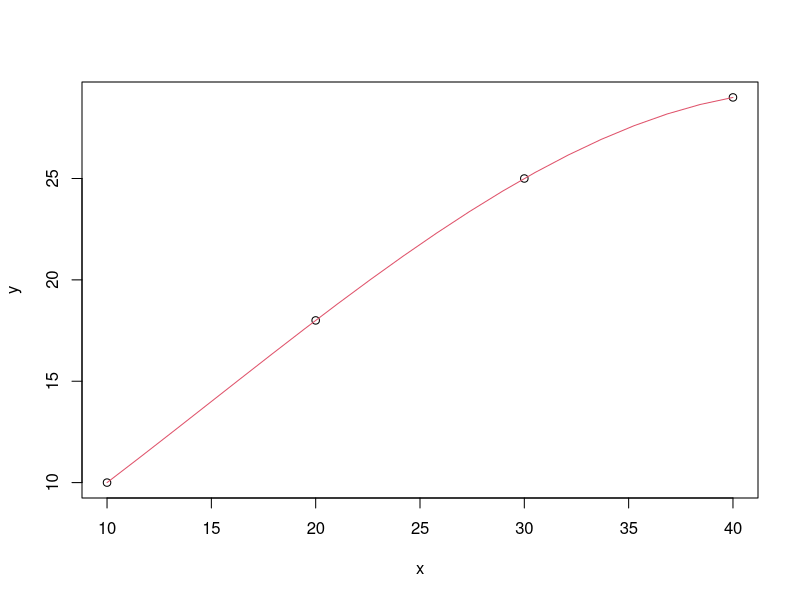
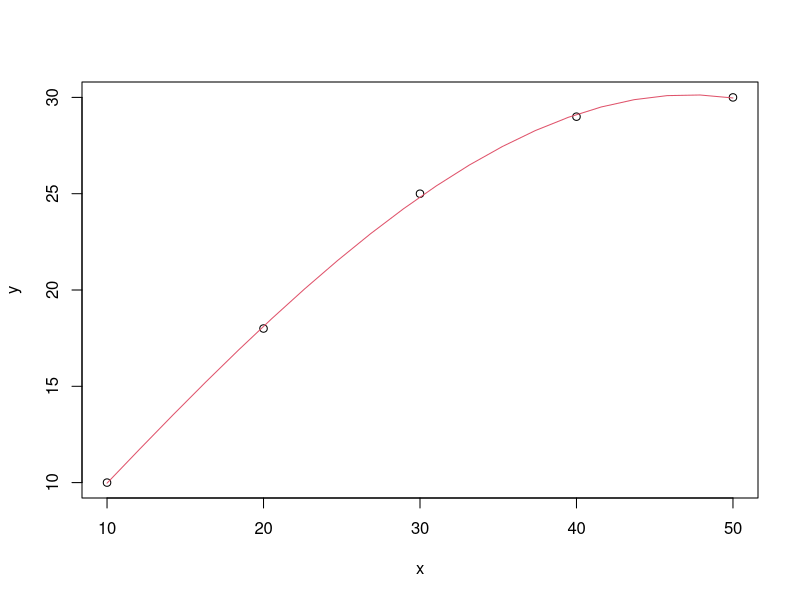
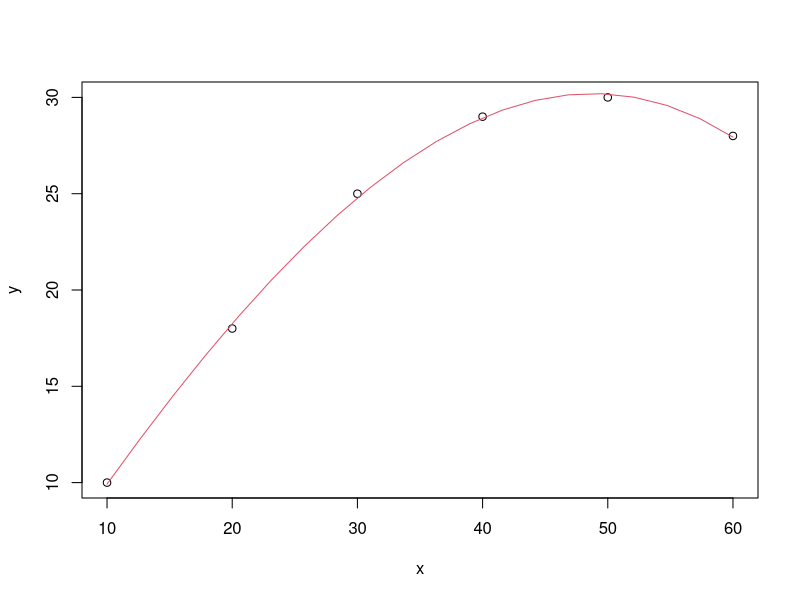
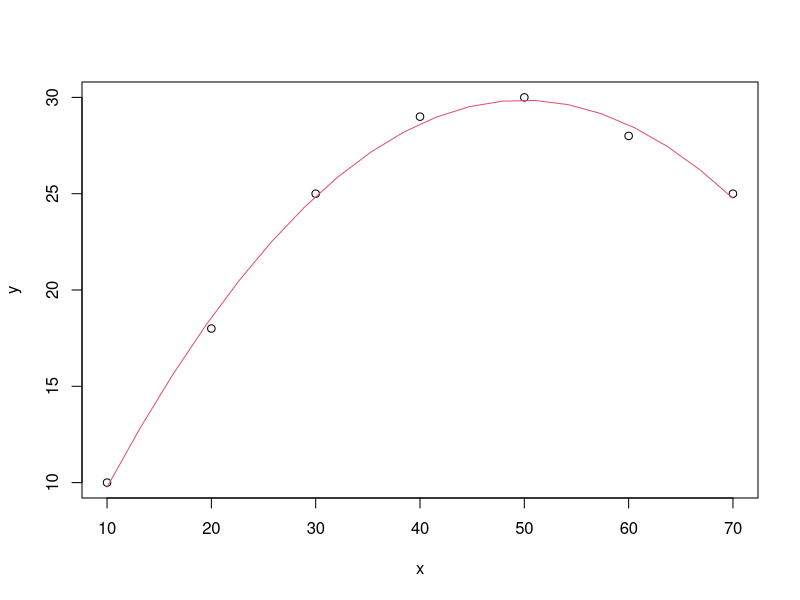
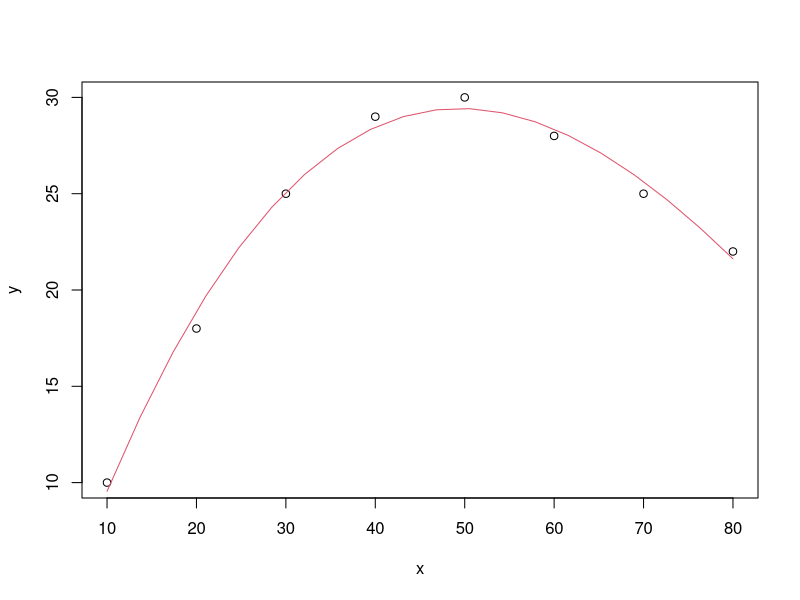
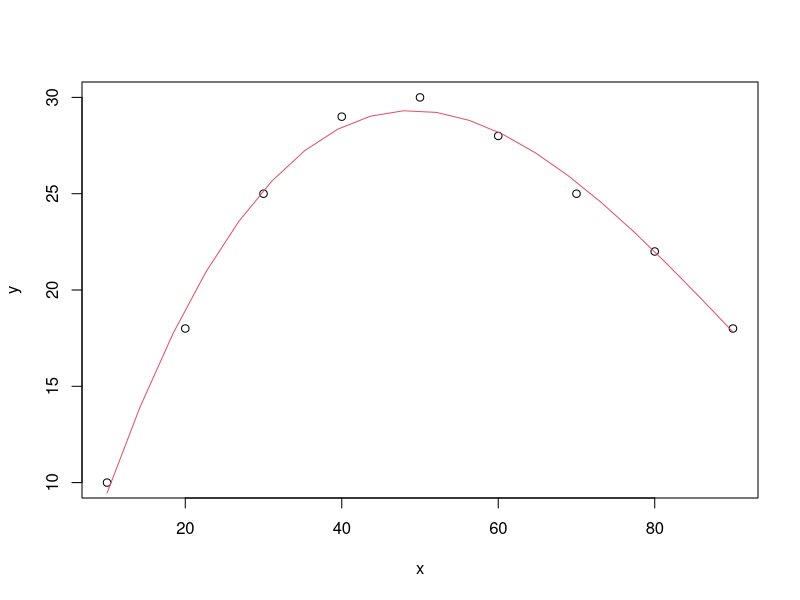
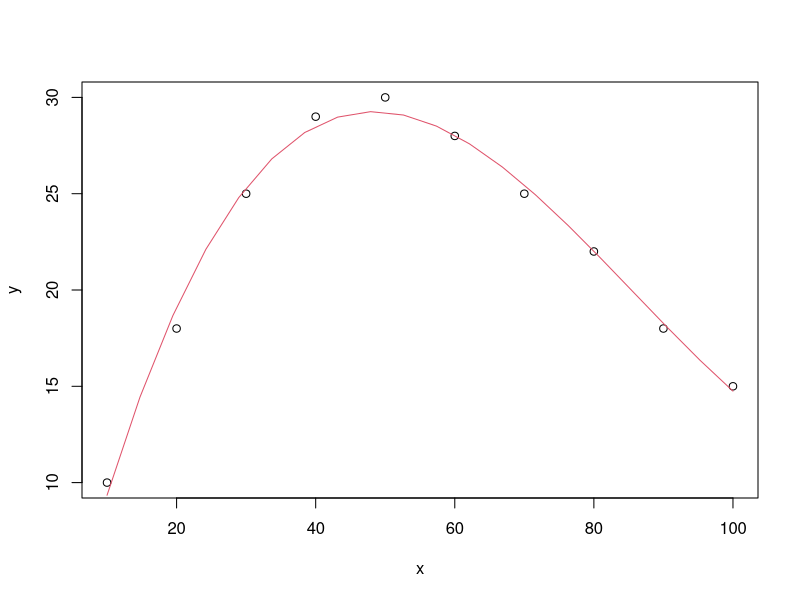
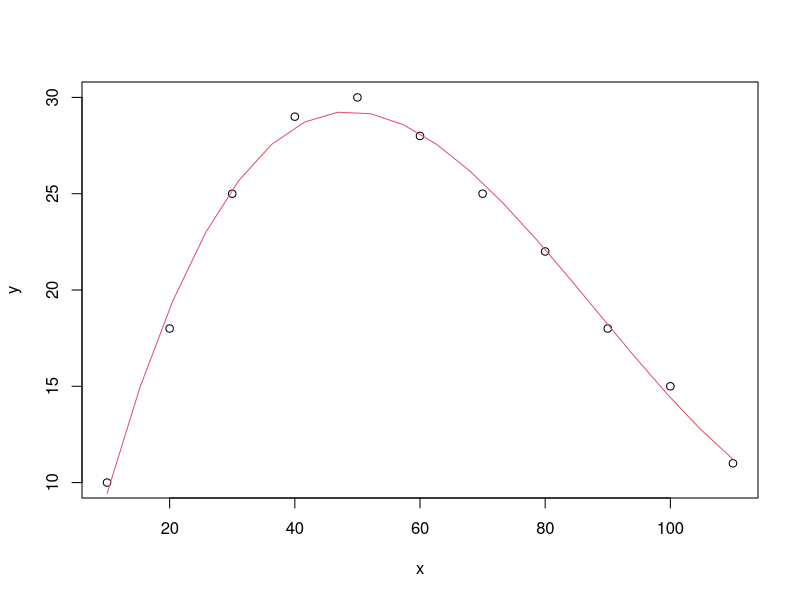

Reproduce these figures in R, in order.
x1 = c(10, 20, 30, 40, 50, 60, 70, 80, 90, 100, 110, 120)
y1 = c(10, 18, 25, 29, 30, 28, 25, 22, 18, 15, 11, 8)

for(i in 4:12) {
  x = x1[1:i]
  y = y1[1:i]
  df = data.frame(x,y)
 
  fit = lm(y ~ poly(x, 3))   ## polynomial of degree 3
  plot(x, y)  ## scatter plot (colour: black)
  
  x0 = seq(min(x), max(x), length = 20)  ## prediction grid
  y0 = predict.lm(fit, newdata = list(x = x0))  ## predicted values
  lines(x0, y0, col = 2) 
  Sys.sleep(1)
}